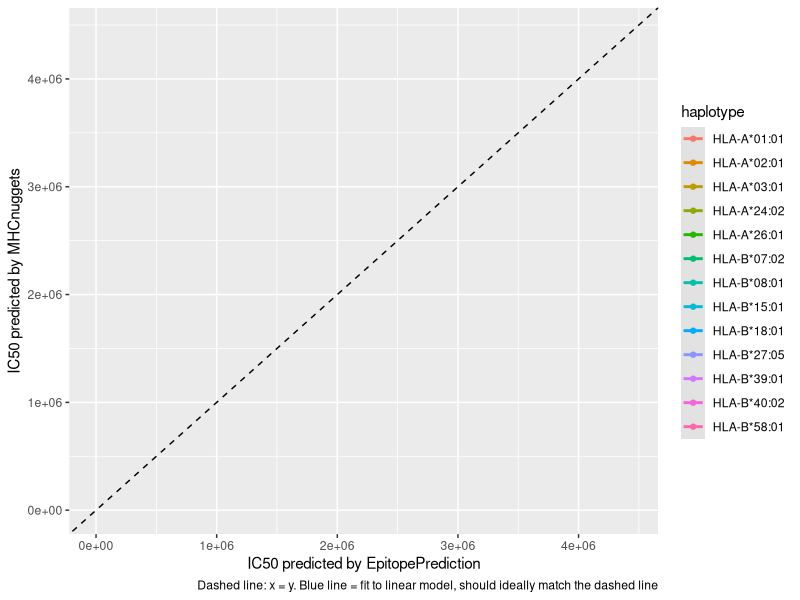
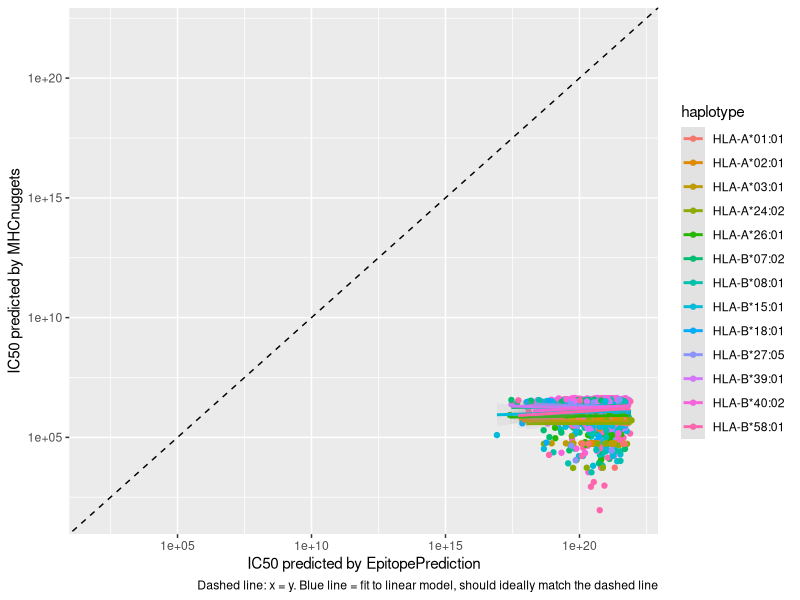
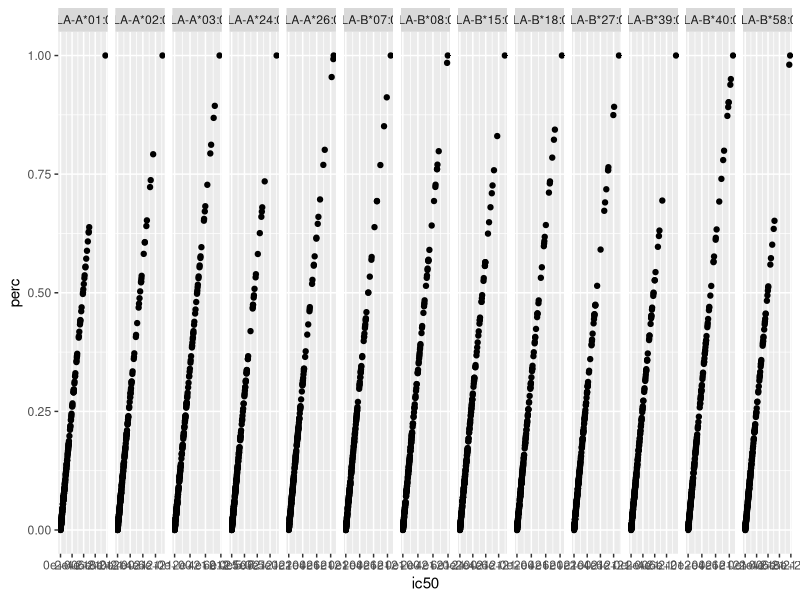
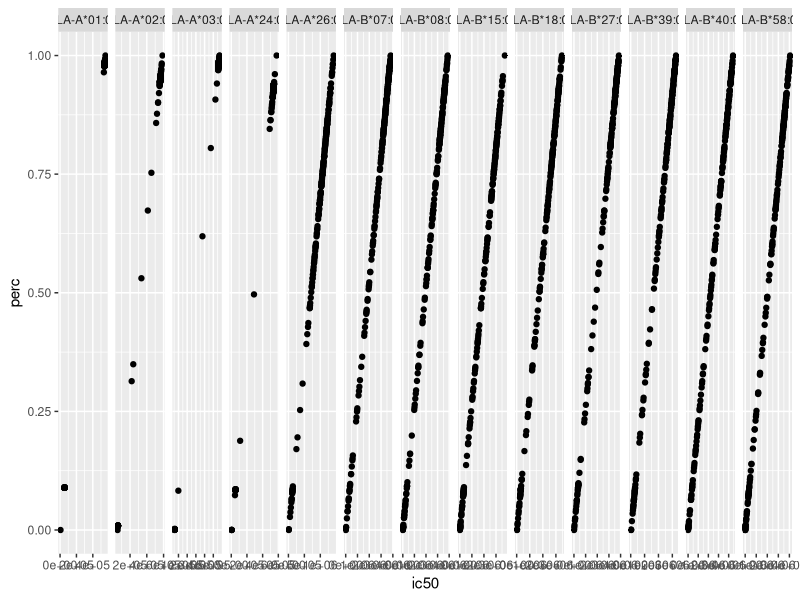
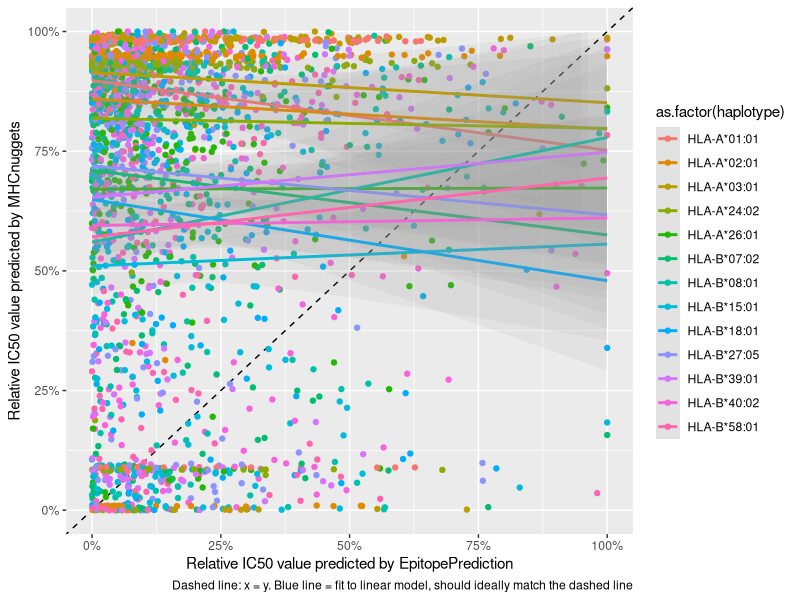
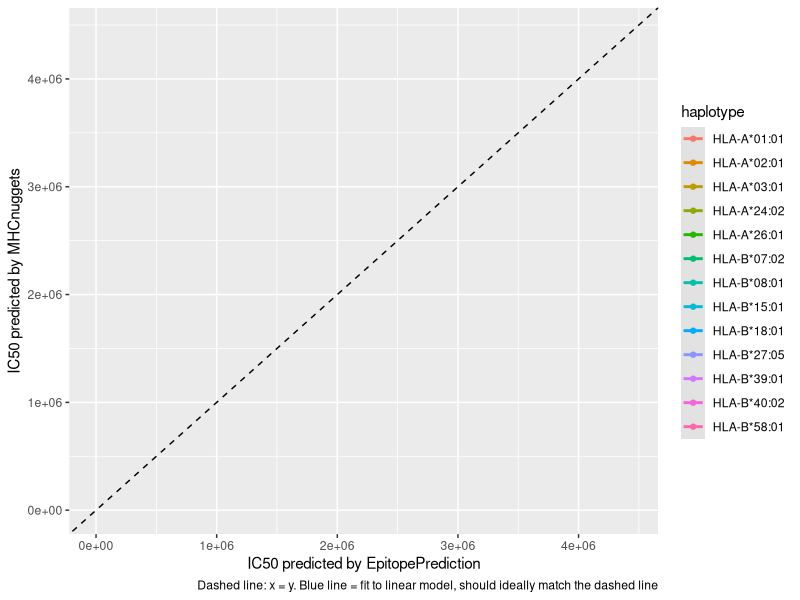
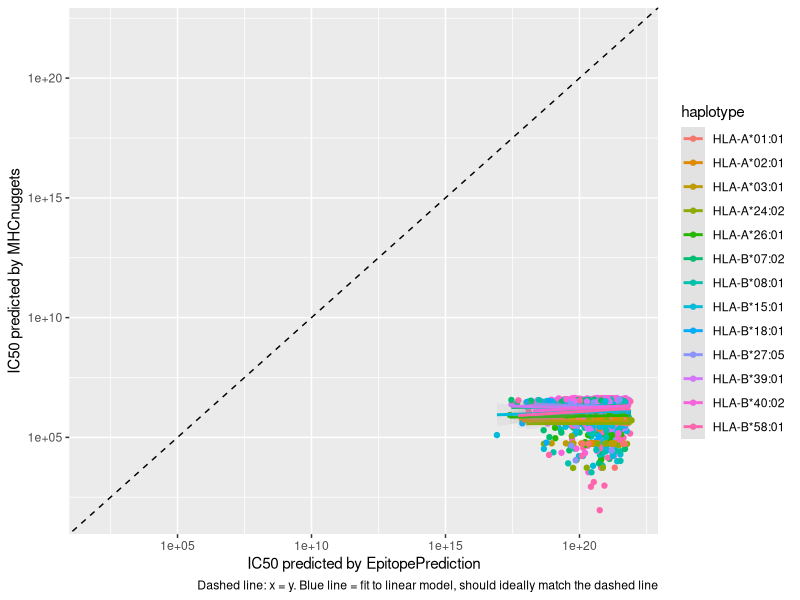
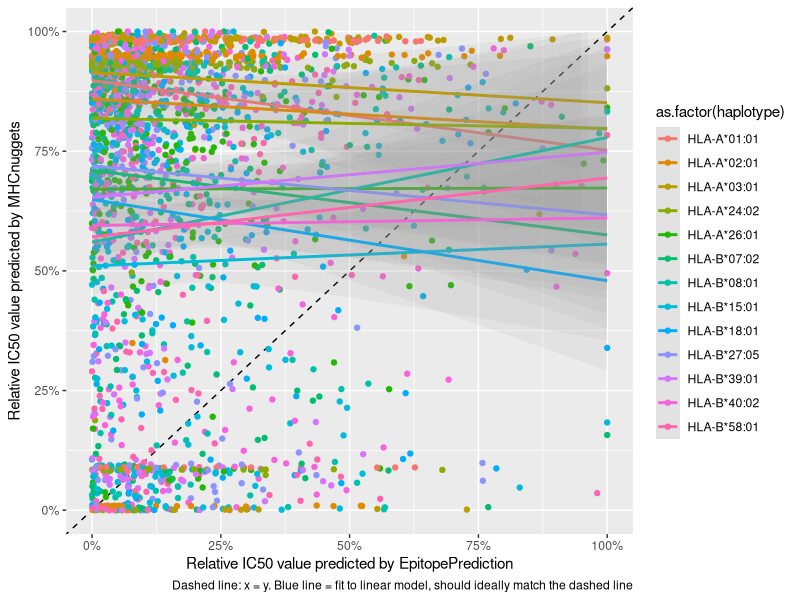

Generate these figures, in order, with R: (Note: this script raises an error after producing the figures.)
library(ggplot2)
library(testthat)
library(dplyr)

expect_true(file.exists("ep_vs_mhcn.csv"))
df <- readr::read_csv("ep_vs_mhcn.csv")

# tool | haplotype | IC50
# -----|-----------|------
# EpitopPrediction |
expect_true("tool" %in% names(df))
expect_true("haplotype" %in% names(df))
expect_true("sequence" %in% names(df))
expect_true("ic50" %in% names(df))


# Reshape from tidy data to plottable data
df_scatter <- tidyr::pivot_wider(
  df,
  names_from = tool,
  values_from = ic50
)

ggplot(df_scatter, aes(x = EpitopePrediction, y = mhcnuggetsr, color = haplotype)) +
  geom_abline(slope = 1, intercept = 0, lty = "dashed") +
  geom_point() +
  scale_y_continuous(limits = c(0, max(df_scatter$mhcnuggetsr))) +
  scale_x_continuous(limits = c(0, max(df_scatter$mhcnuggetsr))) +
  geom_smooth(method = "lm", alpha = 0.1) +
  xlab("IC50 predicted by EpitopePrediction") +
  ylab("IC50 predicted by MHCnuggets") +
  labs(
    caption = paste0(
      "Dashed line: x = y. ",
      "Blue line = fit to linear model, should ideally match the dashed line"
    )
  ); ggsave("ep_vs_mhcn.png", width = 7, height = 7)


ggplot(df_scatter, aes(x = EpitopePrediction, y = mhcnuggetsr, color = haplotype)) +
  geom_abline(slope = 1, intercept = 0, lty = "dashed") +
  geom_point() +
  scale_y_log10(limits = c(min(df$ic50), max(df$ic50))) +
  scale_x_log10(limits = c(min(df$ic50), max(df$ic50))) +
  geom_smooth(method = "lm", alpha = 0.1) +
  xlab("IC50 predicted by EpitopePrediction") +
  ylab("IC50 predicted by MHCnuggets") +
  labs(
    caption = paste0(
      "Dashed line: x = y. ",
      "Blue line = fit to linear model, should ideally match the dashed line"
    )
  ); ggsave("ep_vs_mhcn_log.png", width = 7, height = 7)


df_perc <- df %>%
  group_by(tool, haplotype) %>%
  mutate(perc = (ic50 - min(ic50)) / (max(ic50) - min(ic50)))

# Scales are fine
ggplot(
  data = df_perc %>% filter(tool == "EpitopePrediction"),
  aes(x = ic50, y = perc)
) + geom_point() + facet_grid(. ~ haplotype, scales = "free")
ggplot(
  data = df_perc %>% filter(tool == "mhcnuggetsr"),
  aes(x = ic50, y = perc)
) + geom_point() + facet_grid(. ~ haplotype, scales = "free")


expect_true("tool" %in% names(df_perc))
expect_true("haplotype" %in% names(df_perc))
expect_true("sequence" %in% names(df_perc))
expect_true("ic50" %in% names(df_perc))

# Reshape from tidy data to plottable data
df_scatter_perc <- df_perc %>%
  select(tool, haplotype, sequence, perc) %>%
  tidyr::pivot_wider(
  names_from = tool,
  values_from = perc
)

unique(df_scatter_perc$haplotype)[1]

ggplot(
  df_scatter_perc,
  aes(x = EpitopePrediction, y = mhcnuggetsr, color = as.factor(haplotype))) +
  geom_abline(slope = 1, intercept = 0, lty = "dashed") +
  geom_point() +
  scale_y_continuous(labels = scales::percent, limits = c(0, 1.0)) +
  scale_x_continuous(labels = scales::percent, limits = c(0, 1.0)) +
  geom_smooth(method = "lm", alpha = 0.1) +
  xlab("Relative IC50 value predicted by EpitopePrediction") +
  ylab("Relative IC50 value predicted by MHCnuggets") +
  labs(
    caption = paste0(
      "Dashed line: x = y. ",
      "Blue line = fit to linear model, should ideally match the dashed line"
    )
  ); ggsave("ep_vs_mhcn_perc.png", width = 7, height = 7)


expect_true(file.exists("ep_vs_mhcn.png"))
expect_true(file.exists("ep_vs_mhcn_log.png"))
expect_true(file.exists("ep_vs_mhcn_perc.png"))
